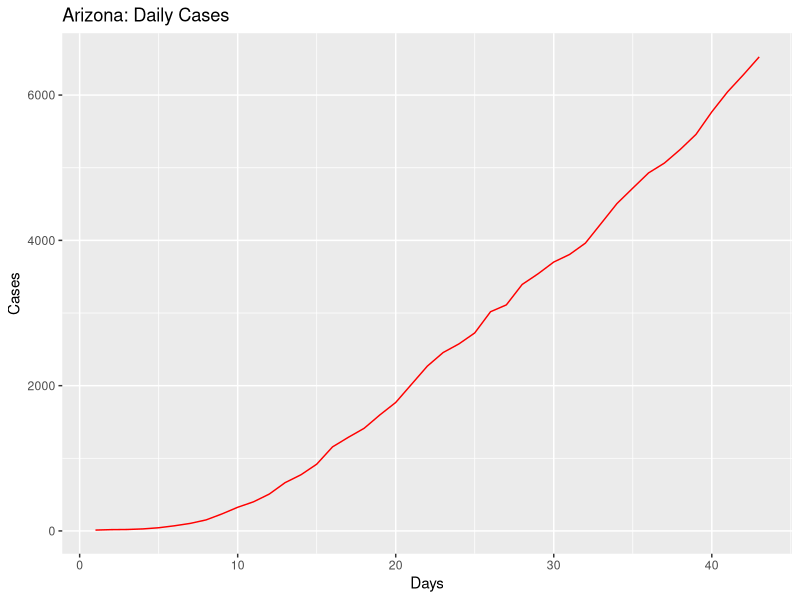
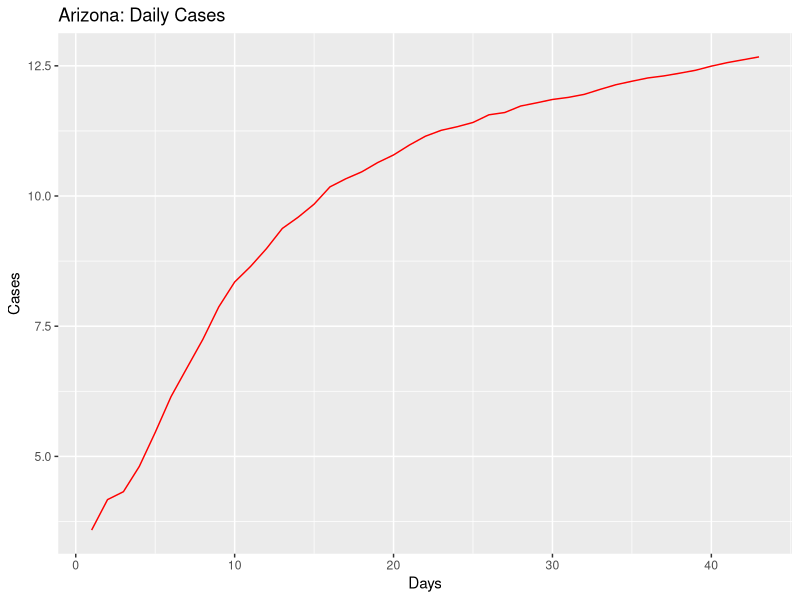
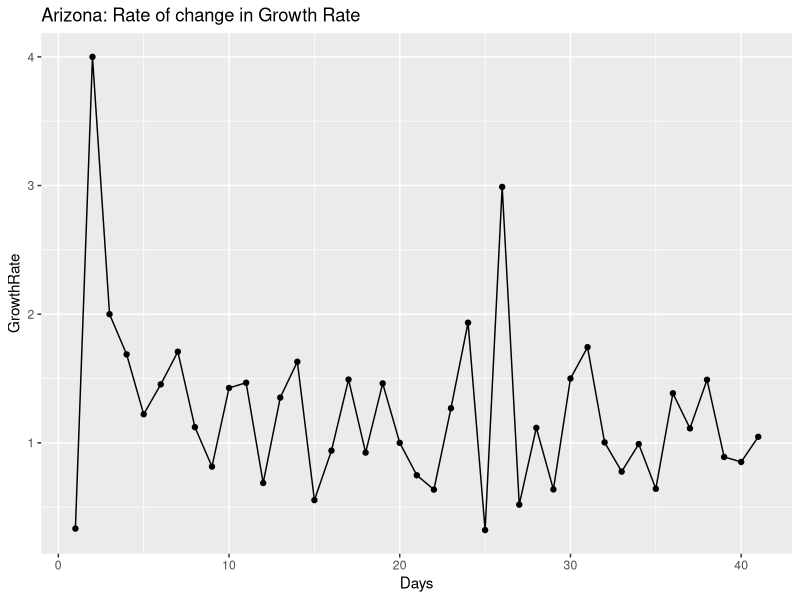
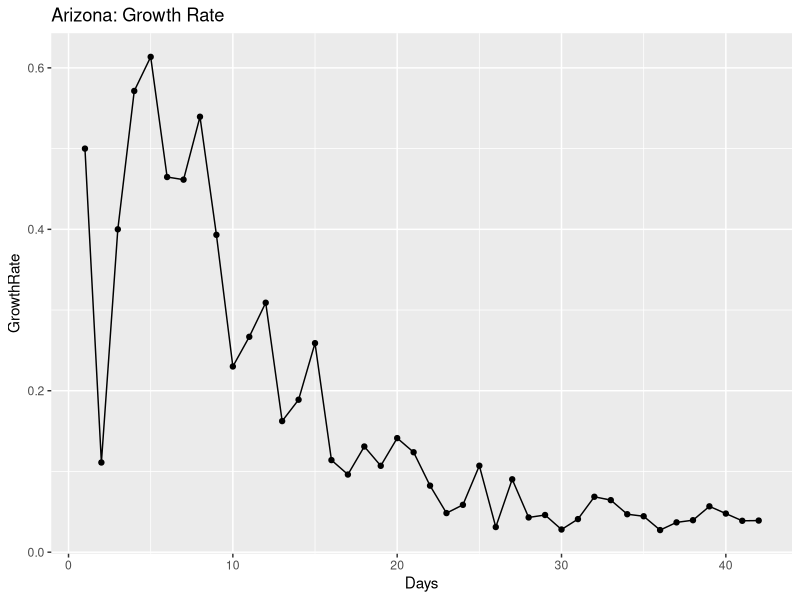
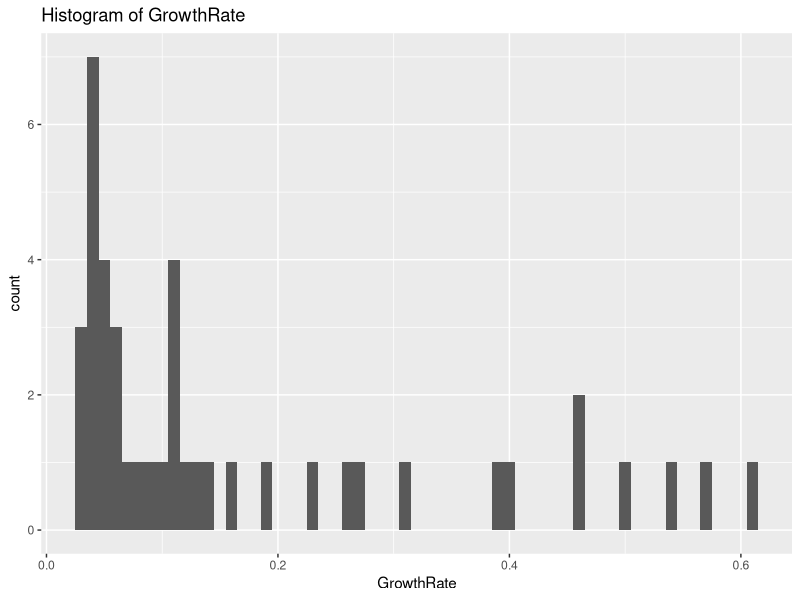
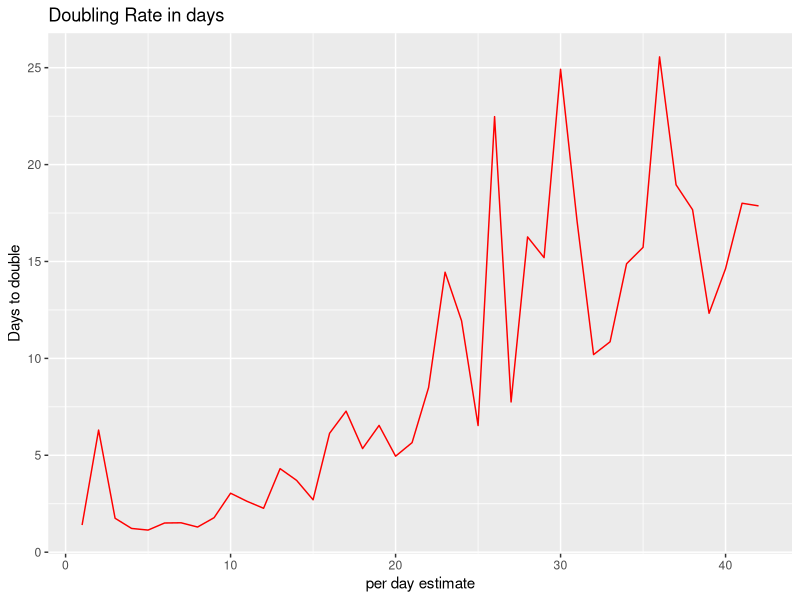
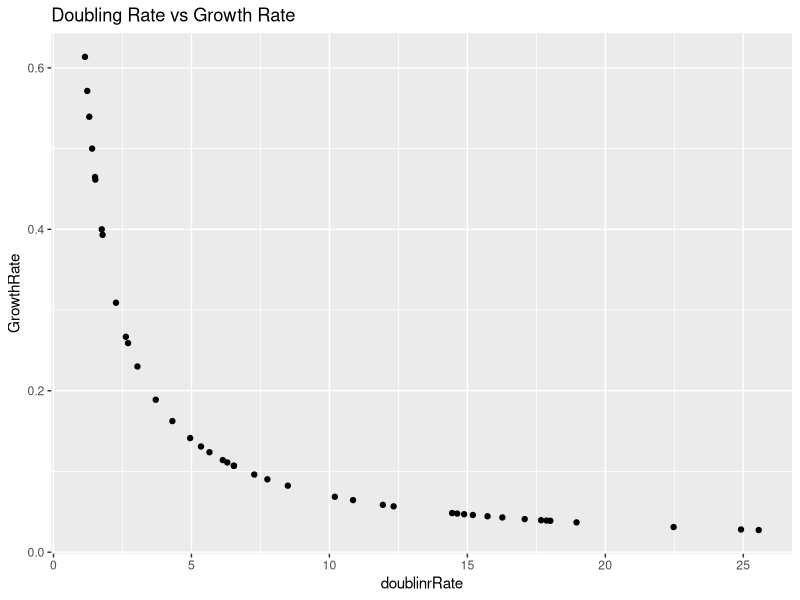
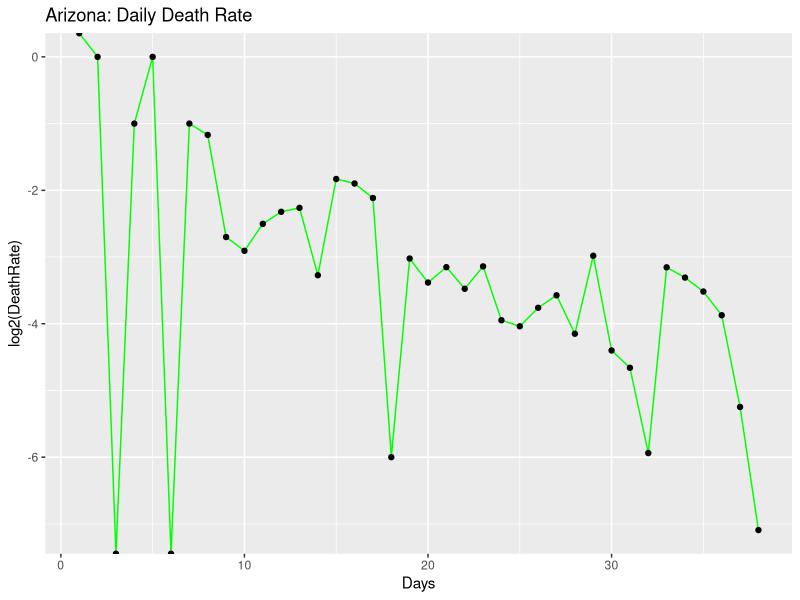

Write R code to recreate these figures, in order.
## ---- chunk 1
knitr::opts_chunk$set(echo = TRUE)
## ---- chunk 2
library(ggplot2)
library(gridExtra)
library(dplyr)

coronaGrowth <- function(absoluteNumbers){
  growthfactor <- NULL
  absgrowth <- NULL
  for(i in 1:length(absoluteNumbers))
  {
    #print((absoluteNumbers[i]-absoluteNumbers[i+1]/absoluteNumbers[i+1])/absoluteNumbers[i+1])
    growthfactor[i] <- ((absoluteNumbers[i]-absoluteNumbers[i+1]))/(absoluteNumbers[i+1]-absoluteNumbers[i+2])  
    #growthfactor[i] <- ((absoluteNumbers[i]-absoluteNumbers[i+1]))/(absolutenumbers[i])
  }
  
  return (rev(growthfactor))
}

DailyGrowthRate <- function(absoluteNumbers)
{
  growthfactor <- NULL
  absgrowth <- NULL
  for(i in 1:length(absoluteNumbers))
  {
    #print((absoluteNumbers[i]-absoluteNumbers[i+1]/absoluteNumbers[i+1])/absoluteNumbers[i+1])
    growthfactor[i] <- ((absoluteNumbers[i]/absoluteNumbers[i+1]))-1 
    #growthfactor[i] <- ((absoluteNumbers[i]-absoluteNumbers[i+1]))/(absolutenumbers[i])
  }
  
  return (rev(growthfactor))  
}

DoublingRate <- function(absoluteNumbers)
{
  doublingrRate <- NULL
  cumsum <- NULL
  for(i in 1:length(absoluteNumbers))
  {
    
    doublingrRate[i] <- (70/(absoluteNumbers[i]*100))
    
  }
  return ((doublingrRate))  
}

#Calculate the mean and median growth rate:
MeanMediangrowthrate <- function(dataTrend1)
{
  MeanGRTrend <- NULL
  MedianGRTrend <- NULL
  
  for(i in 1:length(dataTrend1$GrowthRate))
  {
    MedianGRTrend[i] <- median(dataTrend1[1:i,"GrowthRate"])
    MeanGRTrend[i] <- mean(dataTrend1[1:i,"GrowthRate"])
  }
  
  dataTrend1$MedianGRT = MedianGRTrend
  dataTrend1$MeanGRT = MeanGRTrend
  
  return(dataTrend1)

}

#Calculate ratio of newdeaths/newcases
newDeathstonewCases <- function(absolutenumbers,totaldeaths)
{
  newCases <- NULL
  newDeaths <- NULL
  for(i in 1:length(absolutenumbers))
  {
    if(i == length(absolutenumbers))
    {
      print("reached the end")
    }else{
     newDeaths[i] = (totaldeaths[i]-totaldeaths[i+1])
     newCases[i] = (absolutenumbers[i]-absolutenumbers[i+1]) 
    }
  }
  

  days <- seq(2:length(absolutenumbers))
 return(data.frame( newDeaths = rev(newDeaths),newCases = rev(newCases),Days = days))
 
}

#Calculate ratio of deaths to totalCases
totalDeathstoCases <- function(absolutenumbers,totaldeaths)
{
  ratio <- NULL
  for(i in 1:length(absolutenumbers))
  {

     ratio[i] = (totaldeaths[i])/(absolutenumbers[i]) 
  }
  
  return(rev(ratio))
}
## ---- chunk 3
#Arizona

absolutenumbers <- c(6526,6280,6045,5769,5459,5251,5064,4929,4719,4507,4234,3962,3806,3702,3539,3393,3112,3018,2726,2575,2456,2269,2019,1769,1598,1413,1289,1157,919,773,665,508,401,326,234,152,104,71,44,28,20,18,12)

totaldeaths <- c(275,273,266,249,229,208,187,184,177,169,150,142,131,122,115,108,97,89,80,73,65,64,52,41,32,29,24,20,17,15,13,9,6,6,3,2,2,1,0,0,0,0,0)

#America
#absolutenumbers <- c(101.7*1000,83.8*1000,65.8*1000,53.7*1000,43.8*1000,33.3*1000,25*1000,19*1000,13.7*1000,7.8*1000,6.4*1000,4.6*1000,3.5*1000,2.7*1000)
## ---- chunk 4
growthrate <- na.exclude(coronaGrowth(absolutenumbers))
days <- seq(1:length(growthrate))
dataTrend <- data.frame(GrowthRate = growthrate,Days = days)
print(dataTrend)
p1 <- ggplot(data=dataTrend, aes(x=Days, y=GrowthRate, group=1)) +ggtitle("Arizona: Rate of change in Growth Rate")+
  geom_line()+
  geom_point()

print(dataTrend)
#print(dataTrend1)




growthrate1 <- na.exclude(DailyGrowthRate(absolutenumbers))
doublingrate1 <- na.exclude(DoublingRate(growthrate1))
days1 <- seq(1:length(growthrate1))
dataTrend1 <- data.frame(GrowthRate = growthrate1,Days = days1,doublinrRate = doublingrate1)
print(dataTrend1)
multiplier <- tail(dataTrend1, n = 1)
pred_val <- (head(absolutenumbers, n = 1)*multiplier[,"GrowthRate"])+head(absolutenumbers, n = 1)

p2 <- ggplot(data=dataTrend1, aes(x=Days, y=GrowthRate, group=1)) +ggtitle("Arizona: Growth Rate")+
  geom_line()+
  geom_point()

days <- seq(1:length(absolutenumbers))
growthrate <- append(growthrate, c(1,1),after = 0)
dataOriginal <- data.frame(Cases = rev(absolutenumbers), Days = days)
p3<- ggplot() +geom_line(data=dataOriginal, aes(x=Days, y=Cases,),color = "Red")+labs(title="Arizona: Daily Cases", y="Cases", x="Days")

p3_log<- ggplot() +geom_line(data=dataOriginal, aes(x=Days, y=log2(Cases)),color = "Red")+labs(title="Arizona: Daily Cases", y="Cases", x="Days")+
  #geom_line(data=dataOriginal, aes(x=Days+1, y=Prediction),color = "Blue")
  geom_point()



# Analyze growth rate to get interval of values
summary(dataTrend1$GrowthRate)
dataTrend1%>%select("GrowthRate")%>%summarise(meanGR = mean(GrowthRate), medianGR = median(GrowthRate), sdGR = sd(GrowthRate))
p4 <- ggplot(data = dataTrend1, aes(x = GrowthRate))+ggtitle("Histogram of GrowthRate")+geom_histogram(binwidth = 0.01)


#Analyze the doubling rate
p5<- ggplot() +geom_line(data=dataTrend1, aes(x=Days, y=doublinrRate),color = "Red")+labs(title="Doubling Rate in days", y="Days to double", x ="per day estimate")+
  #geom_line(data=dataOriginal, aes(x=Days+1, y=Prediction),color = "Blue")
  geom_point()

#Scatter plor of Growthrate versus Doubling Rate
p6 <- ggplot()+geom_point(data = dataTrend1, aes(x = doublinrRate, y = GrowthRate))+labs(title = "Doubling Rate vs Growth Rate")

dataTrend1 <- MeanMediangrowthrate(dataTrend1 = dataTrend1)

#Median growth rate trend 
#Median growth rate trend 
p7 <- ggplot()+geom_line(data = dataTrend1, aes(x = Days, y = MedianGRT),color = "Blue")+labs(title = "Arizona Median(BLUE)VsMean(RED) Growth Rate")+geom_line(data=dataTrend1, aes(x=Days , y=MeanGRT),color = "Red")


deathrate1 <- na.exclude(DailyGrowthRate(totaldeaths))
doublingdeathrate1 <- na.exclude(DoublingRate(deathrate1))
days1 <- seq(1:length(deathrate1))
dataDeathTrend1 <- data.frame(DeathRate = deathrate1,Days = days1,doublinrRate = doublingdeathrate1)
#print(dataDeathTrend1)
#multiplier <- tail(totaldeaths, n = 1)
#pred_val <- (head(dataDeathTrend1, n = 1)*multiplier[,"DeathRate"])+head(dataDeathTrend1, n = 1)

p8 <- ggplot(data=dataDeathTrend1, aes(x=Days, y=log2(DeathRate), group=1)) +ggtitle("Arizona: Daily Death Rate")+
  geom_line(color = "Green")+
  geom_point()


rationewdeathtocases <- newDeathstonewCases(absolutenumbers,totaldeaths)

p9 <- ggplot(data=rationewdeathtocases, aes(x=Days, y=log2(newCases), group=1)) +ggtitle("Arizona:newCases(Orange)")+
  geom_line(color = "Orange")+geom_point()

totaldeathstocases <- totalDeathstoCases(absolutenumbers,totaldeaths)
days <- seq(1:length(absolutenumbers))
datatotaldeathstocasesTrend <- data.frame(ratio = totaldeathstocases,Days = days)
#Scatter plot of totalcases to totaldeaths
p10 <- ggplot(data=datatotaldeathstocasesTrend, aes(x=Days, y=ratio, group=1)) +ggtitle("Arizona: TotalDeaths/TotalCases")+
  geom_line(color = "Yellow")+
  geom_point()

#Confidence Interval for mean population GrowthRate:
meanGR = mean(dataTrend1$GrowthRate)
sdGR = sd(dataTrend1$GrowthRate)

uppperlimitGR= meanGR+sdGR
lowerlimitGR = meanGR-sdGR

#Predictions based on: Current Growth Rate, MeanGrowth Rate, Upper GrowthRate, Lower GrowthRate
pred_val_Current <- (head(absolutenumbers, n = 1)*multiplier[,"GrowthRate"])+head(absolutenumbers, n = 1)
pred_val_MeanGR <- (head(absolutenumbers, n = 1)*meanGR)+head(absolutenumbers, n = 1)
pred_val_upperGR <- (head(absolutenumbers, n = 1)*uppperlimitGR)+head(absolutenumbers, n = 1)
pred_val_lowerGR <- (head(absolutenumbers, n = 1)*lowerlimitGR)+head(absolutenumbers, n = 1)

print("Current GR:")
print(multiplier[,"GrowthRate"])
print(pred_val_Current)

print("Mean GR:")
print(meanGR)
print(pred_val_MeanGR)

print("Upperlimit GR:")
print(uppperlimitGR)
print(pred_val_upperGR)

print("Lowerlimit GR:")
print(lowerlimitGR)
print(pred_val_lowerGR)

#Doubling rate:-
DRCurrent <- round(70/(meanGR*100),digits = 0)
DRMedian <- round(70/(median(dataTrend1$GrowthRate)*100),digits = 0)
latestDRCurrent <- round(tail(dataTrend1$doublinrRate,n=1),digits = 0)

## ---- chunk 5
#grid.arrange(p3,p3_log,p1,p2,p4,p5,p6,nrow = 4, ncol = 2)
print(p3)
print(p3_log)
print(p1)
print(p2)
print(p4)
print(p5)
print(p6)
print(p8)
print(p9)
print(p10)
print(p7)
## ---- chunk 6
library(ggplot2)
library(gridExtra)
library(dplyr)

coronaGrowth <- function(absoluteNumbers){
  growthfactor <- NULL
  absgrowth <- NULL
  for(i in 1:length(absoluteNumbers))
  {
    #print((absoluteNumbers[i]-absoluteNumbers[i+1]/absoluteNumbers[i+1])/absoluteNumbers[i+1])
    growthfactor[i] <- ((absoluteNumbers[i]-absoluteNumbers[i+1]))/(absoluteNumbers[i+1]-absoluteNumbers[i+2])  
    #growthfactor[i] <- ((absoluteNumbers[i]-absoluteNumbers[i+1]))/(absolutenumbers[i])
  }
  
  return (rev(growthfactor))
}

DailyGrowthRate <- function(absoluteNumbers)
{
  growthfactor <- NULL
  absgrowth <- NULL
  for(i in 1:length(absoluteNumbers))
  {
    #print((absoluteNumbers[i]-absoluteNumbers[i+1]/absoluteNumbers[i+1])/absoluteNumbers[i+1])
    growthfactor[i] <- ((absoluteNumbers[i]/absoluteNumbers[i+1]))-1 
    #growthfactor[i] <- ((absoluteNumbers[i]-absoluteNumbers[i+1]))/(absolutenumbers[i])
  }
  
  return (rev(growthfactor))  
}

DoublingRate <- function(absoluteNumbers)
{
  doublingrRate <- NULL
  cumsum <- NULL
  for(i in 1:length(absoluteNumbers))
  {
    
    doublingrRate[i] <- (70/(absoluteNumbers[i]*100))
    
  }
  return ((doublingrRate))  
}

#Calculate the mean and median growth rate:
MeanMediangrowthrate <- function(dataTrend1)
{
  MeanGRTrend <- NULL
  MedianGRTrend <- NULL
  
  for(i in 1:length(dataTrend1$GrowthRate))
  {
    MedianGRTrend[i] <- median(dataTrend1[1:i,"GrowthRate"])
    MeanGRTrend[i] <- mean(dataTrend1[1:i,"GrowthRate"])
  }
  
  dataTrend1$MedianGRT = MedianGRTrend
  dataTrend1$MeanGRT = MeanGRTrend
  
  return(dataTrend1)

}

# #Calculate ratio of newdeaths/newcases
# newDeathstonewCases <- function(absolutenumbers,totaldeaths)
# {
#   ratio <- NULL
#   for(i in 1:length(absolutenumbers))
#   {
#     if(i == length(absolutenumbers))
#     {
#       print("reached the end")
#     }else{
#      ratio[i] = (totaldeaths[i]-totaldeaths[i+1])/(absolutenumbers[i]-absolutenumbers[i+1]) 
#     }
#   }
#   
#   return(rev(ratio))
# }

#Calculate ratio of newdeaths/newcases
newDeathstonewCases <- function(absolutenumbers,totaldeaths)
{
  newCases <- NULL
  newDeaths <- NULL
  for(i in 1:length(absolutenumbers))
  {
    if(i == length(absolutenumbers))
    {
      print("reached the end")
    }else{
     newDeaths[i] = (totaldeaths[i]-totaldeaths[i+1])
     newCases[i] = (absolutenumbers[i]-absolutenumbers[i+1]) 
    }
  }
  

  days <- seq(2:length(absolutenumbers))
 return(data.frame( newDeaths = rev(newDeaths),newCases = rev(newCases),Days = days))
 
}

#Calculate ratio of deaths to totalCases
totalDeathstoCases <- function(absolutenumbers,totaldeaths)
{
  ratio <- NULL
  for(i in 1:length(absolutenumbers))
  {

     ratio[i] = (totaldeaths[i])/(absolutenumbers[i]) 
  }
  
  return(rev(ratio))
}

## ---- chunk 7
#Arizona
#absolutenumbers <- c(773,665,508,401,326,234,152,104,71,44,28,20,18,12)

#America

absolutenumbers <- c(975.798*1000,945.249*1000,903.775*1000,876.156*1000,831.086*1000,804.759*1000,792.913*1000,762.896*1000,726.856*1000,686.431*1000,654.343*1000,622.412*1000,591.285*1000,573.138*1000,545.934*1000,521.623*1000,489.646*1000,454.615*1000,418.451*1000,386.571*1000,355.834*1000,327.871*1000,300.432*1000,265.506*1000,235.281*1000,205.035*1000,176.518*1000,145.369*1000,133.094*1000,123.578*1000,101.7*1000,83.8*1000,65.8*1000,53.7*1000,43.8*1000,33.3*1000,25*1000,19*1000,13.7*1000,7.8*1000,6.4*1000,4.6*1000,3.5*1000,2.7*1000)

totaldeaths <- c(54941,53243,50988,49648,46249,43995,42517,40495,38200,35578,33490,27549,24618,22930,21474,20057,18325,16691,14791,12851,10880,9622,8457,7127,6081,5107,4057,3143,2585,2222,1697,1296,1028,781,556,414,301,255,206,150,110,87,69,57,48,41,38,30,26,22,19,15,12,11,9,6,1,1)




## ---- chunk 8
growthrate <- na.exclude(coronaGrowth(absolutenumbers))
days <- seq(1:length(growthrate))
dataTrend <- data.frame(GrowthRate = growthrate,Days = days)
print(dataTrend)
p1 <- ggplot(data=dataTrend, aes(x=Days, y=GrowthRate, group=1)) +ggtitle("US: Rate of change in Growth Rate")+
  geom_line()+
  geom_point()

print(dataTrend)
#print(dataTrend1)




growthrate1 <- na.exclude(DailyGrowthRate(absolutenumbers))
doublingrate1 <- na.exclude(DoublingRate(growthrate1))
days1 <- seq(1:length(growthrate1))
dataTrend1 <- data.frame(GrowthRate = growthrate1,Days = days1,doublinrRate = doublingrate1)
print(dataTrend1)
multiplier <- tail(dataTrend1, n = 1)
pred_val <- (head(absolutenumbers, n = 1)*multiplier[,"GrowthRate"])+head(absolutenumbers, n = 1)

p2 <- ggplot(data=dataTrend1, aes(x=Days, y=GrowthRate, group=1)) +ggtitle("US: Growth Rate")+
  geom_line()+
  geom_point()

days <- seq(1:length(absolutenumbers))
growthrate <- append(growthrate, c(1,1),after = 0)
dataOriginal <- data.frame(Cases = rev(absolutenumbers), Days = days)
p3<- ggplot() +geom_line(data=dataOriginal, aes(x=Days, y=Cases,),color = "Red")+labs(title="US: Daily Cases", y="Cases", x="Days")

p3_log<- ggplot() +geom_line(data=dataOriginal, aes(x=Days, y=log2(Cases)),color = "Red")+labs(title="US: Daily Cases", y="Cases", x="Days")+
  #geom_line(data=dataOriginal, aes(x=Days+1, y=Prediction),color = "Blue")
  geom_point()



# Analyze growth rate to get interval of values
summary(dataTrend1$GrowthRate)
dataTrend1%>%select("GrowthRate")%>%summarise(meanGR = mean(GrowthRate), medianGR = median(GrowthRate), sdGR = sd(GrowthRate))
p4 <- ggplot(data = dataTrend1, aes(x = GrowthRate))+ggtitle("Histogram of GrowthRate")+geom_histogram(binwidth = 0.01)


#Analyze the doubling rate
p5<- ggplot() +geom_line(data=dataTrend1, aes(x=Days, y=doublinrRate),color = "Red")+labs(title="Doubling Rate in days", y="Days to double", x ="per day estimate")+
  #geom_line(data=dataOriginal, aes(x=Days+1, y=Prediction),color = "Blue")
  geom_point()

#Scatter plor of Growthrate versus Doubling Rate
p6 <- ggplot()+geom_point(data = dataTrend1, aes(x = doublinrRate, y = GrowthRate))+labs(title = "Doubling Rate vs Growth Rate")

dataTrend1 <- MeanMediangrowthrate(dataTrend1 = dataTrend1)


#Median growth rate trend 
#Median growth rate trend 
p7 <- ggplot()+geom_line(data = dataTrend1, aes(x = Days, y = MedianGRT),color = "Blue")+labs(title = "US Median(BLUE)VsMean(RED) Growth Rate")+geom_line(data=dataTrend1, aes(x=Days , y=MeanGRT),color = "Red")

deathrate1 <- na.exclude(DailyGrowthRate(totaldeaths))
doublingdeathrate1 <- na.exclude(DoublingRate(deathrate1))
days1 <- seq(1:length(deathrate1))
dataDeathTrend1 <- data.frame(DeathRate = deathrate1,Days = days1,doublinrRate = doublingdeathrate1)
#print(dataDeathTrend1)
#multiplier <- tail(totaldeaths, n = 1)
#pred_val <- (head(dataDeathTrend1, n = 1)*multiplier[,"DeathRate"])+head(dataDeathTrend1, n = 1)

p8 <- ggplot(data=dataDeathTrend1, aes(x=Days, y=log2(DeathRate), group=1)) +ggtitle("US: Daily Death Rate")+
  geom_line(color = "Green")+
  geom_point()

rationewdeathtocases <- newDeathstonewCases(absolutenumbers,totaldeaths)

p9 <- ggplot(data=rationewdeathtocases, aes(x=Days, y=log2(newCases), group=1)) +ggtitle("US:newCases(Orange)")+
  geom_line(color = "Orange")+geom_point()
totaldeathstocases <- totalDeathstoCases(absolutenumbers,totaldeaths)
days <- seq(1:length(absolutenumbers))
datatotaldeathstocasesTrend <- data.frame(ratio = totaldeathstocases,Days = days)
#Scatter plot of totalcases to totaldeaths
p10 <- ggplot(data=datatotaldeathstocasesTrend, aes(x=Days, y=ratio, group=1)) +ggtitle("US: TotalDeaths/TotalCases")+
  geom_line(color = "Yellow")+
  geom_point()
#Confidence Interval for mean population GrowthRate:
meanGR = mean(dataTrend1$GrowthRate)
sdGR = sd(dataTrend1$GrowthRate)

uppperlimitGR= meanGR+sdGR
lowerlimitGR = meanGR-sdGR

#Predictions based on: Current Growth Rate, MeanGrowth Rate, Upper GrowthRate, Lower GrowthRate
pred_val_Current <- (head(absolutenumbers, n = 1)*multiplier[,"GrowthRate"])+head(absolutenumbers, n = 1)
pred_val_MeanGR <- (head(absolutenumbers, n = 1)*meanGR)+head(absolutenumbers, n = 1)
pred_val_upperGR <- (head(absolutenumbers, n = 1)*uppperlimitGR)+head(absolutenumbers, n = 1)
pred_val_lowerGR <- (head(absolutenumbers, n = 1)*lowerlimitGR)+head(absolutenumbers, n = 1)

print("Current GR:")
print(multiplier[,"GrowthRate"])
print(pred_val_Current)

print("Mean GR:")
print(meanGR)
print(pred_val_MeanGR)

print("Upperlimit GR:")
print(uppperlimitGR)
print(pred_val_upperGR)

print("Lowerlimit GR:")
print(lowerlimitGR)
print(pred_val_lowerGR)

#Doubling rate:-
DRCurrent <- round(70/(meanGR*100),digits = 0)
DRMedian <- round(70/(median(dataTrend1$GrowthRate)*100),digits = 0)
latestDRCurrent <- round(tail(dataTrend1$doublinrRate,n=1),digits = 0)

## ---- chunk 9
#grid.arrange(p3,p3_log,p1,p2,p4,p5,p6,nrow = 4, ncol = 2)
print(p3)
print(p3_log)
print(p1)
print(p2)
print(p4)
print(p5)
print(p6)
print(p8)
print(p9)
print(p10)
print(p7)
## ---- chunk 10
library(ggplot2)
library(gridExtra)
library(dplyr)

coronaGrowth <- function(absoluteNumbers){
  growthfactor <- NULL
  absgrowth <- NULL
  for(i in 1:length(absoluteNumbers))
  {
    #print((absoluteNumbers[i]-absoluteNumbers[i+1]/absoluteNumbers[i+1])/absoluteNumbers[i+1])
    growthfactor[i] <- ((absoluteNumbers[i]-absoluteNumbers[i+1]))/(absoluteNumbers[i+1]-absoluteNumbers[i+2])  
    #growthfactor[i] <- ((absoluteNumbers[i]-absoluteNumbers[i+1]))/(absolutenumbers[i])
  }
  
  return (rev(growthfactor))
}

DailyGrowthRate <- function(absoluteNumbers)
{
  growthfactor <- NULL
  absgrowth <- NULL
  for(i in 1:length(absoluteNumbers))
  {
    #print((absoluteNumbers[i]-absoluteNumbers[i+1]/absoluteNumbers[i+1])/absoluteNumbers[i+1])
    growthfactor[i] <- ((absoluteNumbers[i]/absoluteNumbers[i+1]))-1 
    #growthfactor[i] <- ((absoluteNumbers[i]-absoluteNumbers[i+1]))/(absolutenumbers[i])
  }
  
  return (rev(growthfactor))  
}

DoublingRate <- function(absoluteNumbers)
{
  doublingrRate <- NULL
  cumsum <- NULL
  for(i in 1:length(absoluteNumbers))
  {
    
    doublingrRate[i] <- (70/(absoluteNumbers[i]*100))
    
  }
  return ((doublingrRate))  
}

#Calculate the mean and median growth rate:
MeanMediangrowthrate <- function(dataTrend1)
{
  MeanGRTrend <- NULL
  MedianGRTrend <- NULL
  
  for(i in 1:length(dataTrend1$GrowthRate))
  {
    MedianGRTrend[i] <- median(dataTrend1[1:i,"GrowthRate"])
    MeanGRTrend[i] <- mean(dataTrend1[1:i,"GrowthRate"])
  }
  
  dataTrend1$MedianGRT = MedianGRTrend
  dataTrend1$MeanGRT = MeanGRTrend
  
  return(dataTrend1)

}

#Calculate ratio of newdeaths/newcases
# newDeathstonewCases <- function(absolutenumbers,totaldeaths)
# {
#   ratio <- NULL
#   for(i in 1:length(absolutenumbers))
#   {
#     if(i == length(absolutenumbers))
#     {
#       print("reached the end")
#     }else{
#      ratio[i] = (totaldeaths[i]-totaldeaths[i+1])/(absolutenumbers[i]-absolutenumbers[i+1]) 
#     }
#   }
#   
#   return(rev(ratio))
# }

#Calculate ratio of newdeaths/newcases
newDeathstonewCases <- function(absolutenumbers,totaldeaths)
{
  newCases <- NULL
  newDeaths <- NULL
  for(i in 1:length(absolutenumbers))
  {
    if(i == length(absolutenumbers))
    {
      print("reached the end")
    }else{
     newDeaths[i] = (totaldeaths[i]-totaldeaths[i+1])
     newCases[i] = (absolutenumbers[i]-absolutenumbers[i+1]) 
    }
  }
  

  days <- seq(2:length(absolutenumbers))
 return(data.frame( newDeaths = rev(newDeaths),newCases = rev(newCases),Days = days))
 
}

#Calculate ratio of deaths to totalCases
totalDeathstoCases <- function(absolutenumbers,totaldeaths)
{
  ratio <- NULL
  for(i in 1:length(absolutenumbers))
  {

     ratio[i] = (totaldeaths[i])/(absolutenumbers[i]) 
  }
  
  return(rev(ratio))
}
## ---- chunk 11
#Arizona
#absolutenumbers <- c(773,665,508,401,326,234,152,104,71,44,28,20,18,12)

#America
absolutenumbers <- c(26917,24942,24434,21797,20471,18985,18601,14792,13835,12759,12320,10941,9635,9166,8339,7598,6653,5749,5311,4778,3588,3082,2567,2341,1637,1397,1251,1071,1024,987,887,727,657,536,499,396,332,249,194,169,143,129,114,100,82,74,62,62,47,40,34,31,30,29,7,6,3,3,3,3,3,3,3,3,3,3,3,3,3,3,3)

totaldeaths <- c(826,780,780,686,652,603,592,488,452,423,405,368,331,325,288,246,227,178,160,136,118,99,86,72,58,35,27,24,20,20,12,10,10,7,5,5,4,3,3,2,2,2,2,1,0,0,0,0,0,0,0,0,0,0,0,0,0,0,0,0,0,0,0,0,0,0,0,0,0,0,0)
## ---- chunk 12
growthrate <- na.exclude(coronaGrowth(absolutenumbers))
days <- seq(1:length(growthrate))
dataTrend <- data.frame(GrowthRate = growthrate,Days = days)
print(dataTrend)
p1 <- ggplot(data=dataTrend, aes(x=Days, y=GrowthRate, group=1)) +ggtitle("US: Rate of change in Growth Rate")+
  geom_line()+
  geom_point()

print(dataTrend)
#print(dataTrend1)




growthrate1 <- na.exclude(DailyGrowthRate(absolutenumbers))
doublingrate1 <- na.exclude(DoublingRate(growthrate1))
days1 <- seq(1:length(growthrate1))
dataTrend1 <- data.frame(GrowthRate = growthrate1,Days = days1,doublinrRate = doublingrate1)
print(dataTrend1)
multiplier <- tail(dataTrend1, n = 1)
pred_val <- (head(absolutenumbers, n = 1)*multiplier[,"GrowthRate"])+head(absolutenumbers, n = 1)

p2 <- ggplot(data=dataTrend1, aes(x=Days, y=GrowthRate, group=1)) +ggtitle("India: Growth Rate")+
  geom_line()+
  geom_point()

days <- seq(1:length(absolutenumbers))
growthrate <- append(growthrate, c(1,1),after = 0)
dataOriginal <- data.frame(Cases = rev(absolutenumbers), Days = days)
p3<- ggplot() +geom_line(data=dataOriginal, aes(x=Days, y=Cases,),color = "Red")+labs(title="India: Daily Cases", y="Cases", x="Days")

p3_log<- ggplot() +geom_line(data=dataOriginal, aes(x=Days, y=log2(Cases)),color = "Red")+labs(title="India: Daily Cases", y="Cases", x="Days")+
  #geom_line(data=dataOriginal, aes(x=Days+1, y=Prediction),color = "Blue")
  geom_point()



# Analyze growth rate to get interval of values
summary(dataTrend1$GrowthRate)
dataTrend1%>%select("GrowthRate")%>%summarise(meanGR = mean(GrowthRate), medianGR = median(GrowthRate), sdGR = sd(GrowthRate))
p4 <- ggplot(data = dataTrend1, aes(x = GrowthRate))+ggtitle("Histogram of GrowthRate")+geom_histogram(binwidth = 0.01)


#Analyze the doubling rate
p5<- ggplot() +geom_line(data=dataTrend1, aes(x=Days, y=doublinrRate),color = "Red")+labs(title="Doubling Rate in days", y="Days to double", x ="per day estimate")+
  #geom_line(data=dataOriginal, aes(x=Days+1, y=Prediction),color = "Blue")
  geom_point()

#Scatter plor of Growthrate versus Doubling Rate
p6 <- ggplot()+geom_point(data = dataTrend1, aes(x = doublinrRate, y = GrowthRate))+labs(title = "Doubling Rate vs Growth Rate")

dataTrend1 <- MeanMediangrowthrate(dataTrend1 = dataTrend1)


#Median growth rate trend 
p7 <- ggplot()+geom_line(data = dataTrend1, aes(x = Days, y = MedianGRT),color = "Blue")+labs(title = "India Median(BLUE)VsMean(RED) Growth Rate")+geom_line(data=dataTrend1, aes(x=Days , y=MeanGRT),color = "Red")

deathrate1 <- na.exclude(DailyGrowthRate(totaldeaths))
doublingdeathrate1 <- na.exclude(DoublingRate(deathrate1))
days1 <- seq(1:length(deathrate1))
dataDeathTrend1 <- data.frame(DeathRate = deathrate1,Days = days1,doublinrRate = doublingdeathrate1)
#print(dataDeathTrend1)
#multiplier <- tail(totaldeaths, n = 1)
#pred_val <- (head(dataDeathTrend1, n = 1)*multiplier[,"DeathRate"])+head(dataDeathTrend1, n = 1)

p8 <- ggplot(data=dataDeathTrend1, aes(x=Days, y=log2(DeathRate), group=1)) +ggtitle("India: Daily Death Rate")+
  geom_line(color = "Green")+
  geom_point()

rationewdeathtocases <- newDeathstonewCases(absolutenumbers,totaldeaths)

p9 <- ggplot(data=rationewdeathtocases, aes(x=Days, y=log2(newCases), group=1)) +ggtitle("India:newCases(Orange)")+
  geom_line(color = "Orange")+geom_point()

totaldeathstocases <- totalDeathstoCases(absolutenumbers,totaldeaths)
days <- seq(1:length(absolutenumbers))
datatotaldeathstocasesTrend <- data.frame(ratio = totaldeathstocases,Days = days)
#Scatter plot of totalcases to totaldeaths
p10 <- ggplot(data=datatotaldeathstocasesTrend, aes(x=Days, y=ratio, group=1)) +ggtitle("India: TotalDeaths/TotalCases")+
  geom_line(color = "Yellow")+
  geom_point()

#Confidence Interval for mean population GrowthRate:
meanGR = mean(dataTrend1$GrowthRate)
sdGR = sd(dataTrend1$GrowthRate)

uppperlimitGR= meanGR+sdGR
lowerlimitGR = meanGR-sdGR

#Predictions based on: Current Growth Rate, MeanGrowth Rate, Upper GrowthRate, Lower GrowthRate
pred_val_Current <- (head(absolutenumbers, n = 1)*multiplier[,"GrowthRate"])+head(absolutenumbers, n = 1)
pred_val_MeanGR <- (head(absolutenumbers, n = 1)*meanGR)+head(absolutenumbers, n = 1)
pred_val_upperGR <- (head(absolutenumbers, n = 1)*uppperlimitGR)+head(absolutenumbers, n = 1)
pred_val_lowerGR <- (head(absolutenumbers, n = 1)*lowerlimitGR)+head(absolutenumbers, n = 1)

print("Current GR:")
print(multiplier[,"GrowthRate"])
print(pred_val_Current)

print("Mean GR:")
print(meanGR)
print(pred_val_MeanGR)

print("Upperlimit GR:")
print(uppperlimitGR)
print(pred_val_upperGR)

print("Lowerlimit GR:")
print(lowerlimitGR)
print(pred_val_lowerGR)

#Doubling rate:-
DRCurrent <- round(70/(meanGR*100),digits = 0)
DRMedian <- round(70/(median(dataTrend1$GrowthRate)*100),digits = 0)
latestDRCurrent <- round(tail(dataTrend1$doublinrRate,n=1),digits = 0)

## ---- chunk 13
#grid.arrange(p3,p3_log,p1,p2,p4,p5,p6,nrow = 4, ncol = 2)
print(p3)
print(p3_log)
print(p1)
print(p2)
print(p4)
print(p5)
print(p6)
print(p8)
print(p9)
print(p10)
print(p7)
